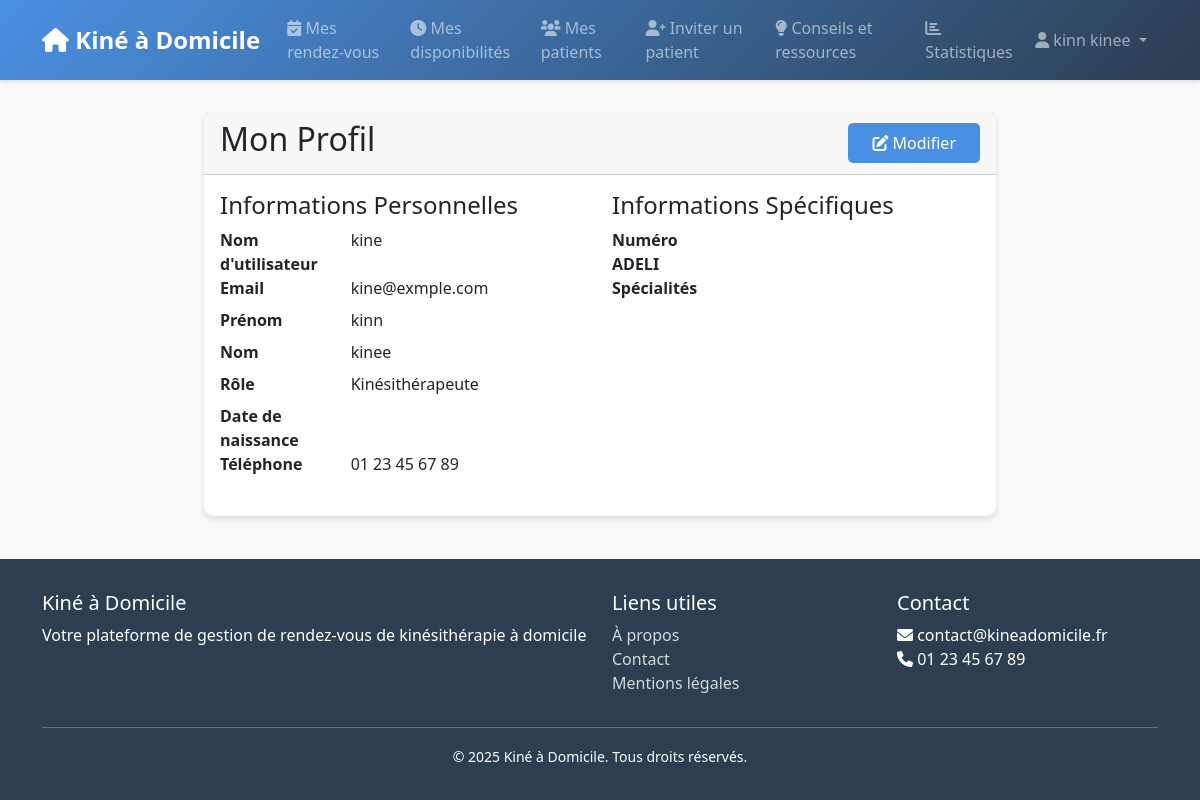
The app's page /users/profile/ (signed in) with its own data.
### users/models.py (models this page shows)
class Utilisateur(AbstractUser):
    class Role(models.TextChoices):
        ADMIN = 'ADMIN', _('Administrateur')
        PATIENT = 'PATIENT', _('Patient')
        KINE = 'KINE', _('Kinésithérapeute')
        VENDEUR = 'VENDEUR', _('Vendeur')
    role = models.CharField(
        max_length=10,
        choices=Role.choices,
        default=Role.PATIENT,
    )
    date_naissance = models.DateField(null=True, blank=True)
    telephone = models.CharField(max_length=15, blank=True)

### users/views.py (the view)
# urls.py: path('profile/', views.profile, name='profile'),
@login_required
def profile(request):
    user = request.user
    context = {
        'user': user,
    }
    if hasattr(user, 'patient_profile'):
        context['profile'] = user.patient_profile
    elif hasattr(user, 'kine_profile'):
        context['profile'] = user.kine_profile
    elif hasattr(user, 'vendeur_profile'):
        context['profile'] = user.vendeur_profile
    return render(request, 'users/profile.html', context)

### templates/users/profile.html (shortened to what this page needs)
{% extends 'base.html' %}
{% block content %}
<div class="row">
    <div class="col-md-8 offset-md-2">
        <div class="card">
            <div class="card-header d-flex justify-content-between align-items-center">
                <h2>Mon Profil</h2>
                <a href="{% url 'users:edit_profile' %}" class="btn btn-primary">
                    <i class="fas fa-edit"></i> Modifier
                </a>
            </div>
            <div class="card-body">
                <div class="row">
                    <div class="col-md-6">
                        <h4>Informations Personnelles</h4>
                        <dl class="row">
                            <dt class="col-sm-4">Nom d'utilisateur</dt>
                            <dd class="col-sm-8">{{ user.username }}</dd>
                            <dt class="col-sm-4">Email</dt>
                            <dd class="col-sm-8">{{ user.email }}</dd>
                            <dt class="col-sm-4">Prénom</dt>
                            <dd class="col-sm-8">{{ user.first_name }}</dd>
                            <dt class="col-sm-4">Nom</dt>
                            <dd class="col-sm-8">{{ user.last_name }}</dd>
                            <dt class="col-sm-4">Rôle</dt>
                            <dd class="col-sm-8">{{ user.get_role_display }}</dd>
                            <dt class="col-sm-4">Date de naissance</dt>
                            <dd class="col-sm-8">{{ user.date_naissance|date:"d/m/Y" }}</dd>
                            <dt class="col-sm-4">Téléphone</dt>
                            <dd class="col-sm-8">{{ user.telephone }}</dd>
                        </dl>
                    </div>
                    <div class="col-md-6">
                        <h4>Informations Spécifiques</h4>
                        {% if user.role == 'PATIENT' and profile %}
                            <dl class="row">
                                <dt class="col-sm-4">Numéro de sécurité sociale</dt>
                                <dd class="col-sm-8">{{ profile.numero_securite_sociale }}</dd>
                            </dl>
                        {% elif user.role == 'KINE' and profile %}
                            <dl class="row">
                                <dt class="col-sm-4">Numéro ADELI</dt>
                                <dd class="col-sm-8">{{ profile.numero_adeli }}</dd>
                                <dt class="col-sm-4">Spécialités</dt>
                                <dd class="col-sm-8">{{ profile.specialites }}</dd>
                            </dl>
                        {% elif user.role == 'VENDEUR' and profile %}
                            <dl class="row">
                                <dt class="col-sm-4">Entreprise</dt>
                                <dd class="col-sm-8">{{ profile.entreprise }}</dd>
                            </dl>
                        {% endif %}
                    </div>
                </div>
            </div>
        </div>
    </div>
</div>
{% endblock %}

### templates/base.html (shortened to what this page needs)
<!DOCTYPE html>
<html lang="fr">
<head>
    <link href="https://cdn.jsdelivr.net/npm/bootstrap@5.3.0/dist/css/bootstrap.min.css" rel="stylesheet">
    <link href="https://cdnjs.cloudflare.com/ajax/libs/font-awesome/6.0.0/css/all.min.css" rel="stylesheet">
    <link href="https://cdnjs.cloudflare.com/ajax/libs/tempusdominus-bootstrap-4/5.39.0/css/tempusdominus-bootstrap-4.min.css" rel="stylesheet">
</head>
<body>
    <nav class="navbar navbar-expand-lg navbar-dark">
        <div class="container">
            <a class="navbar-brand" href="{% url 'home' %}">
                <i class="fas fa-home"></i> Kiné à Domicile
            </a>
            <div class="collapse navbar-collapse" id="navbarNav">
                <ul class="navbar-nav me-auto">
                    {% if user.is_authenticated %}
                        {% if user.role == 'PATIENT' %}
                        <li class="nav-item">
                            <a class="nav-link" href="{% url 'appointments:list' %}">
                                <i class="fas fa-calendar"></i> Mes rendez-vous
                            </a>
                        </li>
                        <li class="nav-item">
                            <a class="nav-link" href="{% url 'appointments:create' %}">
                                <i class="fas fa-plus-circle"></i> Prendre RDV
                            </a>
                        </li>
                        <li class="nav-item">
                            <a class="nav-link" href="{% url 'equipment:list' %}">
                                <i class="fas fa-shopping-cart"></i> Matériel médical
                            </a>
                        </li>
                        <li class="nav-item">
                            <a class="nav-link" href="{% url 'complaints:create' %}">
                                <i class="fas fa-exclamation-circle"></i> Réclamations
                            </a>
                        </li>
                        {% elif user.role == 'KINE' %}
                        <li class="nav-item">
                            <a class="nav-link" href="{% url 'appointments:kine_list' %}">
                                <i class="fas fa-calendar-check"></i> Mes rendez-vous
                            </a>
                        </li>
                        <li class="nav-item">
                            <a class="nav-link" href="{% url 'appointments:availability_list' %}">
                                <i class="fas fa-clock"></i> Mes disponibilités
                            </a>
                        </li>
                        <li class="nav-item">
                            <a class="nav-link" href="{% url 'appointments:kine_patients' %}">
                                <i class="fas fa-users"></i> Mes patients
                            </a>
                        </li>
                        <li class="nav-item">
                            <a class="nav-link" href="{% url 'appointments:invite_patient' %}">
                                <i class="fas fa-user-plus"></i> Inviter un patient
                            </a>
                        </li>
                        <li class="nav-item">
                            <a class="nav-link" href="{% url 'appointments:conseil_list' %}">
                                <i class="fas fa-lightbulb"></i> Conseils et ressources
                            </a>
                        </li>
                        <li class="nav-item">
                            <a class="nav-link" href="{% url 'appointments:statistics' %}">
                                <i class="fas fa-chart-bar"></i> Statistiques
                            </a>
                        </li>
                        {% endif %}
                    {% endif %}
                </ul>
                <ul class="navbar-nav">
                    {% if user.is_authenticated %}
                    <li class="nav-item dropdown">
                        <a class="nav-link dropdown-toggle" href="#" id="navbarDropdown" role="button" data-bs-toggle="dropdown">
                            <i class="fas fa-user"></i> {{ user.get_full_name }}
                        </a>
                    </li>
                    {% endif %}
                </ul>
            </div>
        </div>
    </nav>
    <div class="content">
        {% block content %}{% endblock %}
    </div>
    <footer class="footer">
        <div class="container">
            <div class="row">
                <div class="col-md-6">
                    <h5>Kiné à Domicile</h5>
                    <p>
                        Votre plateforme de gestion de rendez-vous de kinésithérapie à domicile
                    </p>
                </div>
                <div class="col-md-3">
                    <h5>Liens utiles</h5>
                    <ul class="list-unstyled">
                        <li><a href="{% url 'about' %}">À propos</a></li>
                        <li><a href="{% url 'contact' %}">Contact</a></li>
                        <li><a href="{% url 'legal' %}">Mentions légales</a></li>
                    </ul>
                </div>
                <div class="col-md-3">
                    <h5>Contact</h5>
                    <ul class="list-unstyled">
                        <li><i class="fas fa-envelope"></i> contact@kineadomicile.fr</li>
                        <li><i class="fas fa-phone"></i> 01 23 45 67 89</li>
                    </ul>
                </div>
            </div>
            <hr>
            <div class="text-center">
                <small>&copy; {% now "Y" %} Kiné à Domicile. Tous droits réservés.</small>
            </div>
        </div>
    </footer>
</body>
</html>

### templates/base.html (style rules this page uses)
:root { --primary-color: #4a90e2; --secondary-color: #2c3e50; --accent-color: #e74c3c; --light-bg: #f8f9fa; --dark-bg: #343a40; }
body { min-height: 100vh; display: flex; flex-direction: column; background-color: var(--light-bg); font-family: 'Segoe UI', Tahoma, Geneva, Verdana, sans-serif; }
.navbar { background: linear-gradient(135deg, var(--primary-color), var(--secondary-color)); box-shadow: 0 2px 4px rgba(0,0,0,0.1); }
.navbar-brand { font-weight: 600; font-size: 1.5rem; }
.nav-link { font-weight: 500; transition: all 0.3s ease; padding: 0.5rem 1rem; border-radius: 5px; margin: 0 0.2rem; }
.content { flex: 1; padding: 2rem 0; }
.footer { background: var(--secondary-color); color: white; padding: 2rem 0; margin-top: auto; }
.footer a { color: rgba(255,255,255,0.8); text-decoration: none; transition: all 0.3s ease; }
.card { border: none; border-radius: 10px; box-shadow: 0 4px 6px rgba(0,0,0,0.1); transition: all 0.3s ease; }
.btn-primary { background-color: var(--primary-color); border: none; padding: 0.5rem 1.5rem; border-radius: 5px; transition: all 0.3s ease; }

### records on screen
Utilisateur: get_full_name "kinn kinee", username "kine", email "kine@exmple.com", first_name "kinn", last_name "kinee", role "Kinésithérapeute", telephone "01 23 45 67 89"
